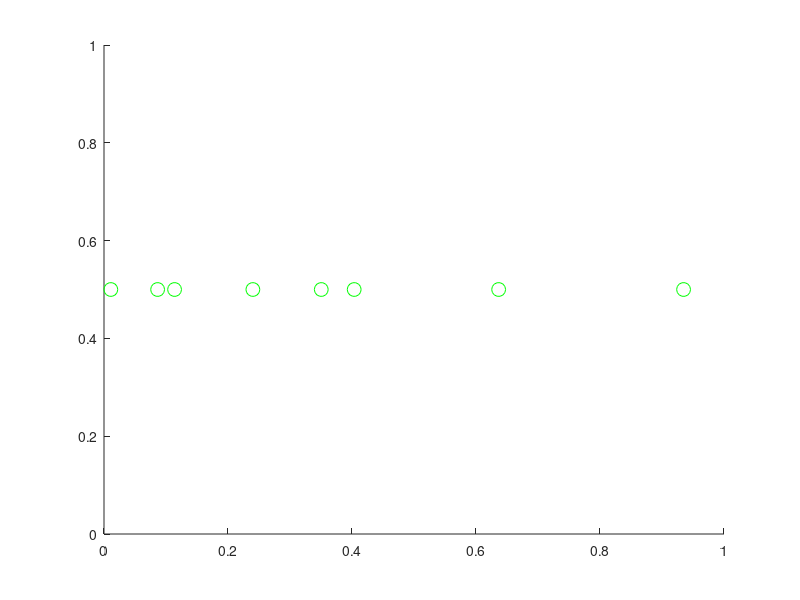

Source code (MATLAB):

clf;
hold on;
fig = figure(1);
axis([0 1 0 1]);
x = exprnd(10,8,1);
p = plot(x/30,0.5+0.0*x,'go','markersize',10);
%ax = axes('Box','off','xlabel','','ylabel','','Visible','off');
